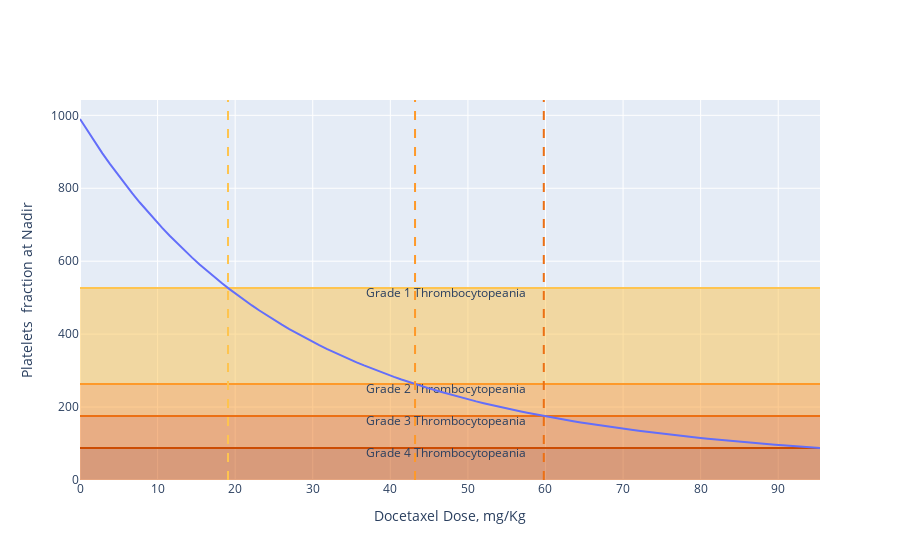

This figure's notebook cell:
### Markdown cell above
Normal Levels of platelets : 450,000 – 150,000 /μL

Grade 1 Thrombocytopeania : 150,000/μL – 75,000/μL

Grade 2 Thrombocytopeania : 75,000 – 50,000/μL

Grade 3 Thrombocytopeania : 50,000 – 25,000/μL

Grade 4 Thrombocytopeania : <25,000/μL

### Code cell
dose_amts = df.DOSE.unique()
x_label = drug+" Dose, mg/Kg"
unit = " 10^3/ \muL"
y_label = observation_name+ " fraction at Nadir"

# If we assume a base platelet level of 282,000/μL in people
ratio = opt_add[0]/282
thromb_levels = [150*ratio, 75*ratio, 50*ratio, 25*ratio]

df_graph = pd.DataFrame({
    x_label : nadir[0]/0.2,
    y_label : nadir[1]
})

fig = go.Figure()
fig.add_trace(
    go.Scatter(
        x=df_graph[x_label],
        y= [thromb_levels[3]]*num_points,
        showlegend= False,
        marker = dict(color=px.colors.sequential.YlOrBr[6]),
        fill='tozeroy',
        mode='lines+text',
        text=[""]*int((num_points-1)/2)+["Grade 4 Thrombocytopeania"]+[""]*(num_points-int((num_points-1)/2)-1),
        textposition="bottom center"
    ), 
)
fig.add_trace(
    go.Scatter(
        x=df_graph[x_label],
        y= [thromb_levels[2]]*num_points,
        showlegend= False,
        marker = dict(color=px.colors.sequential.YlOrBr[5]),
        fill='tonexty',
        mode='lines+text',
        text=[""]*int((num_points-1)/2)+["Grade 3 Thrombocytopeania"]+[""]*(num_points-int((num_points-1)/2)-1),
        textposition="bottom center"
    ), 
)
fig.add_trace(
    go.Scatter(
        x=df_graph[x_label],
        y= [thromb_levels[1]]*num_points,
        showlegend= False,
        marker = dict(color=px.colors.sequential.YlOrBr[4]),
        fill='tonexty',
        mode='lines+text',
        text=[""]*int((num_points-1)/2)+["Grade 2 Thrombocytopeania"]+[""]*(num_points-int((num_points-1)/2)-1),
        textposition="bottom center"
    ), 
)
fig.add_trace(
    go.Scatter(
        x=df_graph[x_label],
        y= [thromb_levels[0]]*num_points,
        showlegend= False,
        marker = dict(color=px.colors.sequential.YlOrBr[3]),
        fill='tonexty',
        mode='lines+text',
        text=[""]*int((num_points-1)/2)+["Grade 1 Thrombocytopeania"]+[""]*(num_points-int((num_points-1)/2)-1),
        textposition="bottom center"
    ), 
)

fig.add_trace(
    go.Scatter(
        x=df_graph[x_label],
        y=df_graph[y_label],
        showlegend= False,
        marker = dict(color=px.colors.qualitative.Plotly[0]),
        mode='lines',
    ), 
)

def Thrombocytopeania(dose, level):
    single_nadir = PD_model.single_nadir(opt_add[:4], dose[0])[0]
    return single_nadir-level

for i, level in enumerate(thromb_levels):
    thromb_point = optimize.root(Thrombocytopeania, 15*0.2, args=(level)).x
    print(
        "Grade "+str(i+1)+" Thrombocytopeania ("+observation_name+ " of "+str(level)+
        ") occurs at a "+drug+" dose of " + str(thromb_point[0]/0.2) + " mg/Kg")
    if thromb_point[0]/0.2<95.38390094909722:
        fig.add_vline(x=thromb_point[0]/0.2, line_dash="dash", line_color=px.colors.sequential.YlOrBr[i+3])
        
fig.update_layout(
    xaxis_title=x_label,
    yaxis_title=y_label,
)        
fig

### Figure 1 — Plotly figure (JSON) as saved in the notebook; plotly's stock layout.template omitted (floating-point values rounded to 4 significant figures)
{"data": [{"fill": "tozeroy", "marker": {"color": "rgb(204,76,2)"}, "mode": "lines+text", "showlegend": false, "text": ["", "", "", "", "", "", "", "", "", "", "", "", "", "", "", "", "", "", "", "", "", "", "", "", "", "", "", "", "", "", "", "", "", "", "", "", "", "", "", "", "", "", "", "", "", "", "", "", "", "Grade 4 Thrombocytopeania", "", "", "", "", "", "", "", "", "", "", "", "", "", "", "", "", "", "", "", "", "", "", "", "", "", "", "", "", "", "", "", "", "", "", "", "", "", "", "", "", "", "", "", "", "", "", "", "", "", ""], "textposition": "bottom center", "type": "scatter", "x": [0, 0.9635, 1.927, 2.89, 3.854, 4.817, 5.781, 6.744, 7.708, 8.671, 9.635, 10.6, 11.56, 12.53, 13.49, 14.45, 15.42, 16.38, 17.34, 18.31, 19.27, 20.23, 21.2, 22.16, 23.12, 24.09, 25.05, 26.01, 26.98, 27.94, 28.9, 29.87, 30.83, 31.79, 32.76, 33.72, 34.69, 35.65, 36.61, 37.58, 38.54, 39.5, 40.47, 41.43, 42.39, 43.36, 44.32, 45.28, 46.25, 47.21, 48.17, 49.14, 50.1, 51.06, 52.03, 52.99, 53.95, 54.92, 55.88, 56.84, 57.81, 58.77, 59.74, 60.7, 61.66, 62.63, 63.59, 64.55, 65.52, 66.48, 67.44, 68.41, 69.37, 70.33, 71.3, 72.26, 73.22, 74.19, 75.15, 76.11, 77.08, 78.04, 79.0, 79.97, 80.93, 81.9, 82.86, 83.82, 84.79, 85.75, 86.71, 87.68, 88.64, 89.6, 90.57, 91.53, 92.49, 93.46, 94.42, 95.38], "y": [87.76, 87.76, 87.76, 87.76, 87.76, 87.76, 87.76, 87.76, 87.76, 87.76, 87.76, 87.76, 87.76, 87.76, 87.76, 87.76, 87.76, 87.76, 87.76, 87.76, 87.76, 87.76, 87.76, 87.76, 87.76, 87.76, 87.76, 87.76, 87.76, 87.76, 87.76, 87.76, 87.76, 87.76, 87.76, 87.76, 87.76, 87.76, 87.76, 87.76, 87.76, 87.76, 87.76, 87.76, 87.76, 87.76, 87.76, 87.76, 87.76, 87.76, 87.76, 87.76, 87.76, 87.76, 87.76, 87.76, 87.76, 87.76, 87.76, 87.76, 87.76, 87.76, 87.76, 87.76, 87.76, 87.76, 87.76, 87.76, 87.76, 87.76, 87.76, 87.76, 87.76, 87.76, 87.76, 87.76, 87.76, 87.76, 87.76, 87.76, 87.76, 87.76, 87.76, 87.76, 87.76, 87.76, 87.76, 87.76, 87.76, 87.76, 87.76, 87.76, 87.76, 87.76, 87.76, 87.76, 87.76, 87.76, 87.76, 87.76]}, {"fill": "tonexty", "marker": {"color": "rgb(236,112,20)"}, "mode": "lines+text", "showlegend": false, "text": ["", "", "", "", "", "", "", "", "", "", "", "", "", "", "", "", "", "", "", "", "", "", "", "", "", "", "", "", "", "", "", "", "", "", "", "", "", "", "", "", "", "", "", "", "", "", "", "", "", "Grade 3 Thrombocytopeania", "", "", "", "", "", "", "", "", "", "", "", "", "", "", "", "", "", "", "", "", "", "", "", "", "", "", "", "", "", "", "", "", "", "", "", "", "", "", "", "", "", "", "", "", "", "", "", "", "", ""], "textposition": "bottom center", "type": "scatter", "x": [0, 0.9635, 1.927, 2.89, 3.854, 4.817, 5.781, 6.744, 7.708, 8.671, 9.635, 10.6, 11.56, 12.53, 13.49, 14.45, 15.42, 16.38, 17.34, 18.31, 19.27, 20.23, 21.2, 22.16, 23.12, 24.09, 25.05, 26.01, 26.98, 27.94, 28.9, 29.87, 30.83, 31.79, 32.76, 33.72, 34.69, 35.65, 36.61, 37.58, 38.54, 39.5, 40.47, 41.43, 42.39, 43.36, 44.32, 45.28, 46.25, 47.21, 48.17, 49.14, 50.1, 51.06, 52.03, 52.99, 53.95, 54.92, 55.88, 56.84, 57.81, 58.77, 59.74, 60.7, 61.66, 62.63, 63.59, 64.55, 65.52, 66.48, 67.44, 68.41, 69.37, 70.33, 71.3, 72.26, 73.22, 74.19, 75.15, 76.11, 77.08, 78.04, 79.0, 79.97, 80.93, 81.9, 82.86, 83.82, 84.79, 85.75, 86.71, 87.68, 88.64, 89.6, 90.57, 91.53, 92.49, 93.46, 94.42, 95.38], "y": [175.5, 175.5, 175.5, 175.5, 175.5, 175.5, 175.5, 175.5, 175.5, 175.5, 175.5, 175.5, 175.5, 175.5, 175.5, 175.5, 175.5, 175.5, 175.5, 175.5, 175.5, 175.5, 175.5, 175.5, 175.5, 175.5, 175.5, 175.5, 175.5, 175.5, 175.5, 175.5, 175.5, 175.5, 175.5, 175.5, 175.5, 175.5, 175.5, 175.5, 175.5, 175.5, 175.5, 175.5, 175.5, 175.5, 175.5, 175.5, 175.5, 175.5, 175.5, 175.5, 175.5, 175.5, 175.5, 175.5, 175.5, 175.5, 175.5, 175.5, 175.5, 175.5, 175.5, 175.5, 175.5, 175.5, 175.5, 175.5, 175.5, 175.5, 175.5, 175.5, 175.5, 175.5, 175.5, 175.5, 175.5, 175.5, 175.5, 175.5, 175.5, 175.5, 175.5, 175.5, 175.5, 175.5, 175.5, 175.5, 175.5, 175.5, 175.5, 175.5, 175.5, 175.5, 175.5, 175.5, 175.5, 175.5, 175.5, 175.5]}, {"fill": "tonexty", "marker": {"color": "rgb(254,153,41)"}, "mode": "lines+text", "showlegend": false, "text": ["", "", "", "", "", "", "", "", "", "", "", "", "", "", "", "", "", "", "", "", "", "", "", "", "", "", "", "", "", "", "", "", "", "", "", "", "", "", "", "", "", "", "", "", "", "", "", "", "", "Grade 2 Thrombocytopeania", "", "", "", "", "", "", "", "", "", "", "", "", "", "", "", "", "", "", "", "", "", "", "", "", "", "", "", "", "", "", "", "", "", "", "", "", "", "", "", "", "", "", "", "", "", "", "", "", "", ""], "textposition": "bottom center", "type": "scatter", "x": [0, 0.9635, 1.927, 2.89, 3.854, 4.817, 5.781, 6.744, 7.708, 8.671, 9.635, 10.6, 11.56, 12.53, 13.49, 14.45, 15.42, 16.38, 17.34, 18.31, 19.27, 20.23, 21.2, 22.16, 23.12, 24.09, 25.05, 26.01, 26.98, 27.94, 28.9, 29.87, 30.83, 31.79, 32.76, 33.72, 34.69, 35.65, 36.61, 37.58, 38.54, 39.5, 40.47, 41.43, 42.39, 43.36, 44.32, 45.28, 46.25, 47.21, 48.17, 49.14, 50.1, 51.06, 52.03, 52.99, 53.95, 54.92, 55.88, 56.84, 57.81, 58.77, 59.74, 60.7, 61.66, 62.63, 63.59, 64.55, 65.52, 66.48, 67.44, 68.41, 69.37, 70.33, 71.3, 72.26, 73.22, 74.19, 75.15, 76.11, 77.08, 78.04, 79.0, 79.97, 80.93, 81.9, 82.86, 83.82, 84.79, 85.75, 86.71, 87.68, 88.64, 89.6, 90.57, 91.53, 92.49, 93.46, 94.42, 95.38], "y": [263.3, 263.3, 263.3, 263.3, 263.3, 263.3, 263.3, 263.3, 263.3, 263.3, 263.3, 263.3, 263.3, 263.3, 263.3, 263.3, 263.3, 263.3, 263.3, 263.3, 263.3, 263.3, 263.3, 263.3, 263.3, 263.3, 263.3, 263.3, 263.3, 263.3, 263.3, 263.3, 263.3, 263.3, 263.3, 263.3, 263.3, 263.3, 263.3, 263.3, 263.3, 263.3, 263.3, 263.3, 263.3, 263.3, 263.3, 263.3, 263.3, 263.3, 263.3, 263.3, 263.3, 263.3, 263.3, 263.3, 263.3, 263.3, 263.3, 263.3, 263.3, 263.3, 263.3, 263.3, 263.3, 263.3, 263.3, 263.3, 263.3, 263.3, 263.3, 263.3, 263.3, 263.3, 263.3, 263.3, 263.3, 263.3, 263.3, 263.3, 263.3, 263.3, 263.3, 263.3, 263.3, 263.3, 263.3, 263.3, 263.3, 263.3, 263.3, 263.3, 263.3, 263.3, 263.3, 263.3, 263.3, 263.3, 263.3, 263.3]}, {"fill": "tonexty", "marker": {"color": "rgb(254,196,79)"}, "mode": "lines+text", "showlegend": false, "text": ["", "", "", "", "", "", "", "", "", "", "", "", "", "", "", "", "", "", "", "", "", "", "", "", "", "", "", "", "", "", "", "", "", "", "", "", "", "", "", "", "", "", "", "", "", "", "", "", "", "Grade 1 Thrombocytopeania", "", "", "", "", "", "", "", "", "", "", "", "", "", "", "", "", "", "", "", "", "", "", "", "", "", "", "", "", "", "", "", "", "", "", "", "", "", "", "", "", "", "", "", "", "", "", "", "", "", ""], "textposition": "bottom center", "type": "scatter", "x": [0, 0.9635, 1.927, 2.89, 3.854, 4.817, 5.781, 6.744, 7.708, 8.671, 9.635, 10.6, 11.56, 12.53, 13.49, 14.45, 15.42, 16.38, 17.34, 18.31, 19.27, 20.23, 21.2, 22.16, 23.12, 24.09, 25.05, 26.01, 26.98, 27.94, 28.9, 29.87, 30.83, 31.79, 32.76, 33.72, 34.69, 35.65, 36.61, 37.58, 38.54, 39.5, 40.47, 41.43, 42.39, 43.36, 44.32, 45.28, 46.25, 47.21, 48.17, 49.14, 50.1, 51.06, 52.03, 52.99, 53.95, 54.92, 55.88, 56.84, 57.81, 58.77, 59.74, 60.7, 61.66, 62.63, 63.59, 64.55, 65.52, 66.48, 67.44, 68.41, 69.37, 70.33, 71.3, 72.26, 73.22, 74.19, 75.15, 76.11, 77.08, 78.04, 79.0, 79.97, 80.93, 81.9, 82.86, 83.82, 84.79, 85.75, 86.71, 87.68, 88.64, 89.6, 90.57, 91.53, 92.49, 93.46, 94.42, 95.38], "y": [526.6, 526.6, 526.6, 526.6, 526.6, 526.6, 526.6, 526.6, 526.6, 526.6, 526.6, 526.6, 526.6, 526.6, 526.6, 526.6, 526.6, 526.6, 526.6, 526.6, 526.6, 526.6, 526.6, 526.6, 526.6, 526.6, 526.6, 526.6, 526.6, 526.6, 526.6, 526.6, 526.6, 526.6, 526.6, 526.6, 526.6, 526.6, 526.6, 526.6, 526.6, 526.6, 526.6, 526.6, 526.6, 526.6, 526.6, 526.6, 526.6, 526.6, 526.6, 526.6, 526.6, 526.6, 526.6, 526.6, 526.6, 526.6, 526.6, 526.6, 526.6, 526.6, 526.6, 526.6, 526.6, 526.6, 526.6, 526.6, 526.6, 526.6, 526.6, 526.6, 526.6, 526.6, 526.6, 526.6, 526.6, 526.6, 526.6, 526.6, 526.6, 526.6, 526.6, 526.6, 526.6, 526.6, 526.6, 526.6, 526.6, 526.6, 526.6, 526.6, 526.6, 526.6, 526.6, 526.6, 526.6, 526.6, 526.6, 526.6]}, {"marker": {"color": "#636EFA"}, "mode": "lines", "showlegend": false, "type": "scatter", "x": [0, 0.9635, 1.927, 2.89, 3.854, 4.817, 5.781, 6.744, 7.708, 8.671, 9.635, 10.6, 11.56, 12.53, 13.49, 14.45, 15.42, 16.38, 17.34, 18.31, 19.27, 20.23, 21.2, 22.16, 23.12, 24.09, 25.05, 26.01, 26.98, 27.94, 28.9, 29.87, 30.83, 31.79, 32.76, 33.72, 34.69, 35.65, 36.61, 37.58, 38.54, 39.5, 40.47, 41.43, 42.39, 43.36, 44.32, 45.28, 46.25, 47.21, 48.17, 49.14, 50.1, 51.06, 52.03, 52.99, 53.95, 54.92, 55.88, 56.84, 57.81, 58.77, 59.74, 60.7, 61.66, 62.63, 63.59, 64.55, 65.52, 66.48, 67.44, 68.41, 69.37, 70.33, 71.3, 72.26, 73.22, 74.19, 75.15, 76.11, 77.08, 78.04, 79.0, 79.97, 80.93, 81.9, 82.86, 83.82, 84.79, 85.75, 86.71, 87.68, 88.64, 89.6, 90.57, 91.53, 92.49, 93.46, 94.42, 95.38], "y": [990.0, 957.4, 926.0, 895.9, 866.8, 838.8, 811.9, 785.9, 760.9, 736.9, 713.7, 691.3, 669.8, 649.1, 629.1, 609.8, 591.2, 573.4, 556.1, 539.5, 523.4, 508.0, 493.0, 478.7, 464.8, 451.4, 438.5, 426.0, 414.0, 402.3, 391.1, 380.3, 369.8, 359.8, 350.0, 340.6, 331.5, 322.7, 314.2, 306.0, 298.0, 290.4, 282.9, 275.8, 268.8, 262.1, 255.6, 249.3, 243.3, 237.4, 231.7, 226.2, 220.8, 215.6, 210.6, 205.8, 201.1, 196.5, 192.1, 187.8, 183.6, 179.6, 175.7, 171.9, 168.2, 164.7, 161.2, 157.8, 154.6, 151.4, 148.3, 145.3, 142.4, 139.6, 136.9, 134.2, 131.6, 129.1, 126.6, 124.3, 121.9, 119.7, 117.5, 115.4, 113.3, 111.2, 109.3, 107.4, 105.5, 103.7, 101.9, 100.2, 98.46, 96.82, 95.21, 93.65, 92.12, 90.63, 89.18, 87.76]}], "layout": {"shapes": [{"line": {"color": "rgb(254,196,79)", "dash": "dash"}, "type": "line", "x0": 19.08, "x1": 19.08, "xref": "x", "y0": 0, "y1": 1, "yref": "y domain"}, {"line": {"color": "rgb(254,153,41)", "dash": "dash"}, "type": "line", "x0": 43.19, "x1": 43.19, "xref": "x", "y0": 0, "y1": 1, "yref": "y domain"}, {"line": {"color": "rgb(236,112,20)", "dash": "dash"}, "type": "line", "x0": 59.78, "x1": 59.78, "xref": "x", "y0": 0, "y1": 1, "yref": "y domain"}], "xaxis": {"title": {"text": "Docetaxel Dose, mg/Kg"}}, "yaxis": {"title": {"text": "Platelets  fraction at Nadir"}}}}
